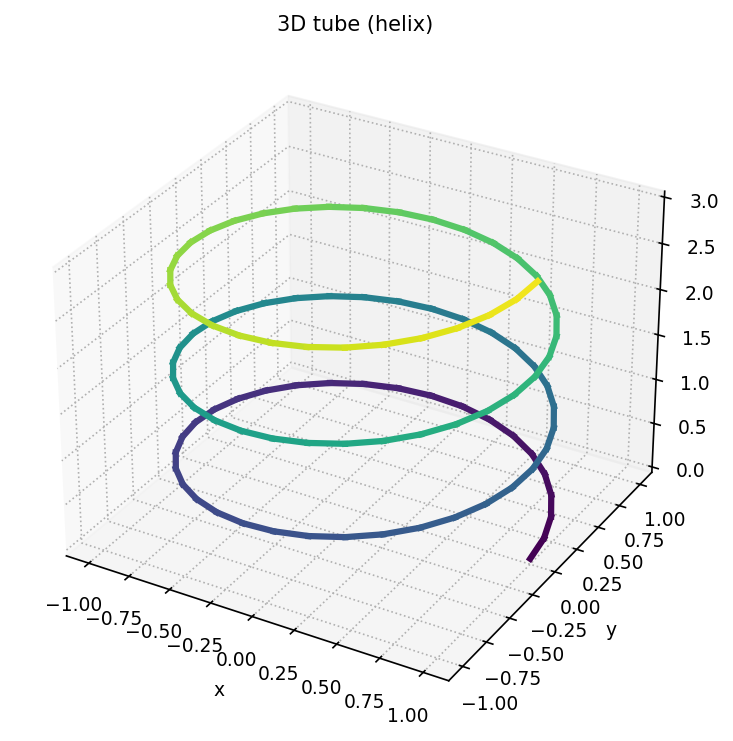

Recreate this plot in Python.
"""tube_3d: 3D 螺旋管状（参数曲线渲染）."""
import sys, os; sys.path.insert(0, os.path.join(os.path.dirname(os.path.abspath(__file__)), '..', '..', '_utils', 'python'))
import numpy as np
import matplotlib.pyplot as plt
from theme import apply_theme

def make_figure(title='3D tube (helix)'):
    apply_theme(fig_size=(6.5, 5))
    t = np.linspace(0, 6*np.pi, 100)
    x = np.cos(t); y = np.sin(t); z = t/(2*np.pi)
    fig = plt.figure()
    ax = fig.add_subplot(111, projection='3d')
    for i in range(len(t) - 1):
        ax.plot(x[i:i+2], y[i:i+2], z[i:i+2],
                color=plt.cm.viridis(i/len(t)), linewidth=3)
    ax.set_xlabel('x'); ax.set_ylabel('y'); ax.set_zlabel('z')
    ax.set_title(title)
    fig.tight_layout()
    return fig

if __name__ == '__main__':
    fig = make_figure(); fig.savefig(__file__.replace('.py', '.png'), dpi=150)
